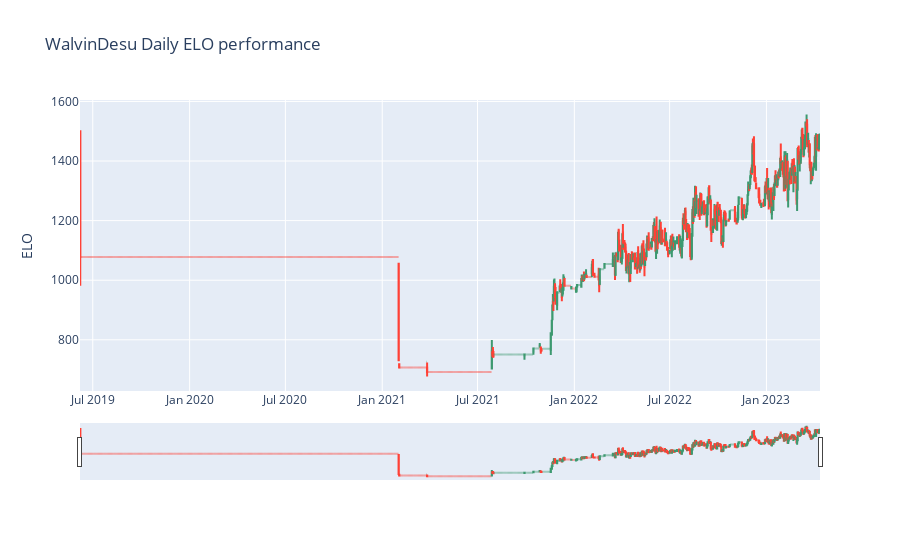

Notebook cell for this chart:
### Code cell
#Create daily statistics Dataframe
daily_elo_ohlc = df["UserElo"].resample("D", offset="6H").ohlc()
#Forward fill missing values using the close value of the last non-missing day
daily_elo_ohlc['close'].ffill(inplace=True)
daily_elo_ohlc.fillna({'high': daily_elo_ohlc['close'], 
                        'low': daily_elo_ohlc['close'], 
                        'open': daily_elo_ohlc['close']}, inplace=True)


fig = go.Figure(data =[go.Candlestick(x=daily_elo_ohlc.index,
                open =daily_elo_ohlc['open'],
                high =daily_elo_ohlc['high'],
                low  =daily_elo_ohlc['low'],
                close=daily_elo_ohlc['close'])])
fig.update_layout(
    title = user_name + " Daily ELO performance",
    yaxis_title = "ELO"
)

fig.show()

### Figure 1 — Plotly figure (JSON) as saved in the notebook; plotly's stock layout.template omitted (floating-point values rounded to 4 significant figures; data arrays with more than 128 entries replaced by an {"elided": "..."} marker saying what was removed)
{"data": [{"close": {"elided": "1406 int values"}, "high": {"elided": "1406 int values"}, "low": {"elided": "1406 int values"}, "open": {"elided": "1406 int values"}, "type": "candlestick", "x": {"elided": "1406 str values"}}], "layout": {"title": {"text": "WalvinDesu Daily ELO performance"}, "yaxis": {"title": {"text": "ELO"}}}}
